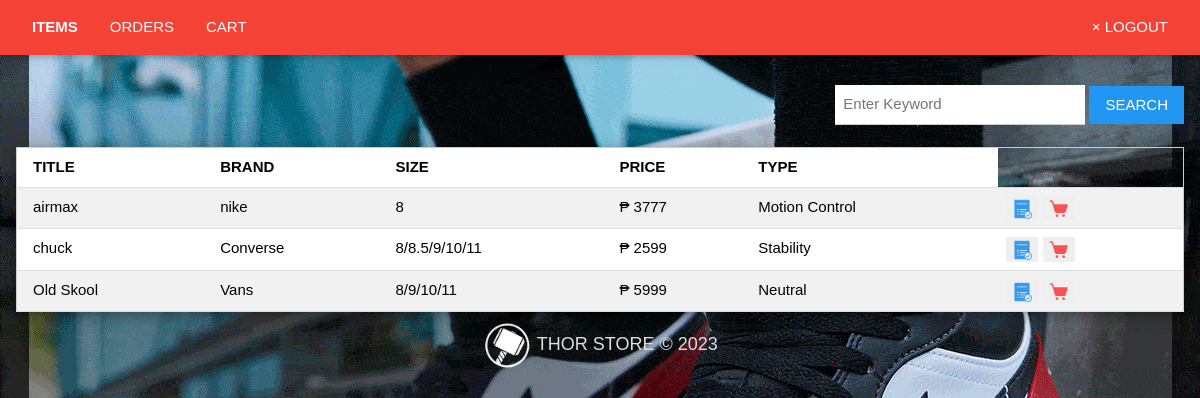
Page /user/items (signed in) on the committed database.
### tables this page shows
CREATE TABLE 'Items'
('i_id' integer primary key autoincrement,
'ISBN' integer unique on conflict ignore,
'title' varchar(100),
'brand' varchar(100),
'size' varchar(50),
'price' decimal(10,2),
'i_type' varchar(25));

### app.py (the view)
@app.route("/user/items")
def user_items():
    if 'user' in session:
        head = ['title','brand','size','price','type']
        rows = getall('Items')
        return render_template("user_items.html",title="user",header=head,itemlist=rows,search=None)
    elif 'admin' in session:
        return redirect(url_for("admin_customers"))
    else:
        flash("Login Properly!!!")
        return redirect(url_for("login"))

### dbhelper.py (called while the page is built)
def connect():
    return sqlite3.connect(database)

def getprocess(sql:str)->list:
    conn = connect()
    conn.row_factory = sqlite3.Row #return dictionary format
    cursor = conn.cursor()
    cursor.execute(sql)
    rows = cursor.fetchall()
    cursor.close()
    return rows

def getall(table)->list:
    sql:str = f"SELECT * FROM `{table}`"
    return getprocess(sql)

### templates/user_items.html (shortened to what this page needs)
{% extends 'base_user.html' %}
{% block nav %}
	<a href="{{ url_for('user_items') }}" class="w3-bar-item w3-left w3-button" style="font-weight: bold">ITEMS</a>
	<a href="{{ url_for('user_orders') }}" class="w3-bar-item w3-left w3-button">ORDERS</a>
	<a href="{{ url_for('user_cart') }}" class="w3-bar-item w3-left w3-button">CART</a>
{% endblock %}
{% block content %}
	<div class="w3-bar">
		<form method="post" action="/user/items/search" class="w3-right">
			<input type="text" name="search" id="search" class="w3-input" placeholder="Enter Keyword" style="width:250px;display:inline;">
			<input type="submit" value="SEARCH" class="w3-button w3-blue">
		</form>
	</div>
	<br>
	<table class="w3-table-all w3-card-4 w3-animate-top">
		<tr>
			{% for h in header %}
				<th>{{ h | upper }}</th>
			{% endfor %}
		</tr>
		{% for item in itemlist %}
			<tr>
				<td>{{ item['title'] }}</td>
				<td>{{ item['brand'] }}</td>
				<td>{{ item['size'] }}</td>
				<td>&#x20B1; {{ item['price'] }}</td>
				<td>{{ item['i_type'] }}</td>
				<td>
					<button style="cursor:pointer;border:none" onclick="document.getElementById('ordermodal_{{ item['i_id'] }}').style.display='block'">
						<img width="20px" src="../static/icons/order.png">
					</button>
					<button style="cursor:pointer;border:none" onclick="document.getElementById('addtocartmodal_{{ item['i_id'] }}').style.display='block'">
						<img width="20px" src="../static/icons/cart.png">
					</button>
				</td>
			</tr>
		{% endfor%}
	</table>
{% endblock %}

### static/css/w3.css (style rules this page uses)
html { box-sizing:border-box }
*,*:before,*:after { box-sizing:inherit }
html { -ms-text-size-adjust:100%;-webkit-text-size-adjust:100% }
body { margin:0 }
a { background-color:transparent }
img { border-style:none }
button,input,select,textarea,optgroup { font:inherit;margin:0 }
button,input { overflow:visible }
button,select { text-transform:none }
button,[type=button],[type=reset],[type=submit] { -webkit-appearance:button }
html,body { font-family:Verdana,sans-serif;font-size:15px;line-height:1.5 }
html { overflow-x:hidden }
img { vertical-align:middle }
a { color:inherit }
.w3-table,.w3-table-all { border-collapse:collapse;border-spacing:0;width:100%;display:table }
.w3-table-all { border:1px solid #ccc }
.w3-bordered tr,.w3-table-all tr { border-bottom:1px solid #ddd }
.w3-table-all tr:nth-child(odd) { background-color:#fff }
.w3-table-all tr:nth-child(even) { background-color:#f1f1f1 }
.w3-table td,.w3-table th,.w3-table-all td,.w3-table-all th { padding:8px 8px;display:table-cell;text-align:left;vertical-align:top }
.w3-table th:first-child,.w3-table td:first-child,.w3-table-all th:first-child,.w3-table-all td:first-child { padding-left:16px }
.w3-btn,.w3-button { border:none;display:inline-block;padding:8px 16px;vertical-align:middle;overflow:hidden;text-decoration:none;color:inherit;background-color:inherit;text-align:center;cursor:pointer;white-space:nowrap }
.w3-btn,.w3-button { -webkit-touch-callout:none;-webkit-user-select:none;-khtml-user-select:none;-moz-user-select:none;-ms-user-select:none;user-select:none }
.w3-input { padding:8px;display:block;border:none;border-bottom:1px solid #ccc;width:100% }
.w3-bar { width:100%;overflow:hidden }
.w3-bar .w3-button { white-space:normal }
.w3-container:after,.w3-container:before,.w3-panel:after,.w3-panel:before,.w3-row:after,.w3-row:before,.w3-row-padding:after,.w3-row-padding:before, .w3-cell-row:before,.w3-cell-row:after,.w3-clear:after,.w3-clear:before,.w3-bar:before,.w3-bar:after { content:"";display:table;clear:both }
.w3-card-4,.w3-hover-shadow:hover { box-shadow:0 4px 10px 0 rgba(0,0,0,0.2),0 4px 20px 0 rgba(0,0,0,0.19) }
.w3-animate-top { position:relative;animation:animatetop 0.4s }
.w3-left { float:left!important }
.w3-right { float:right!important }
.w3-blue,.w3-hover-blue:hover { color:#fff!important;background-color:#2196F3!important }

### templates/base.html (style rules this page uses)
body { margin: 0; padding: 0; background-image: url('../static/icons/image.png'); background-size: cover; background-position: center; height: 100vh; }

### rows in the picture
Items: title "airmax", brand "nike", size "8", price "3777", i_type "Motion Control"
Items: title "chuck", brand "Converse", size "8/8.5/9/10/11", price "2599", i_type "Stability"
Items: title "Old Skool", brand "Vans", size "8/9/10/11", price "5999", i_type "Neutral"

### other values in the picture
{{ h | upper }} "TITLE" "BRAND" "SIZE" "PRICE" "TYPE"
